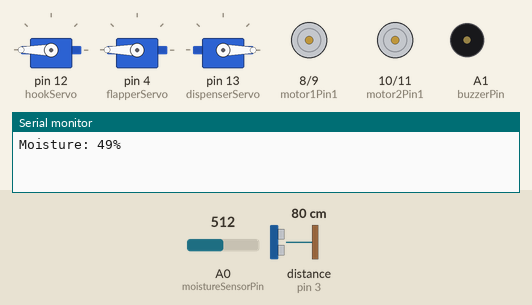
Bench run of a sketch on a simulated Arduino Uno, built with avr-gcc and run on an emulated ATmega328P. Parts: 3 × servo, motor-driver pin pairs drawn as motors (green arrow = first pin HIGH = forward, orange = second pin HIGH = backward, longer = more drive, scaled by the enable pin), buzzer (waves = sounding), the last lines printed to the serial monitor. Wiring (inferred from the names in the program): ultrasonic range finder: trigger pin 2; echo pin 3. The test bench sets the inputs (shaded band); at power-on: distance to the obstacle (sensor on pin 3) 80 cm, A0 (moistureSensorPin) = 512. The echo pulse lasts 58.3 µs per cm.

Above: at 1.6 s.
1.7 s: distance to the obstacle (sensor on pin 3) set to 34 cm
At 5.0 s:
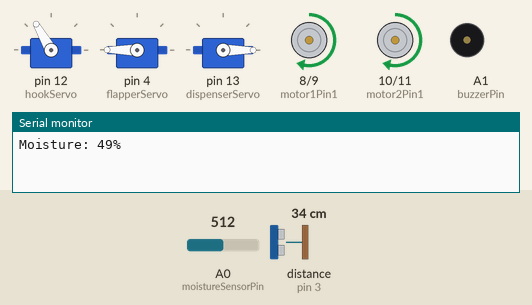
11.6 s: distance to the obstacle (sensor on pin 3) set to 28 cm
At 12.26 s:
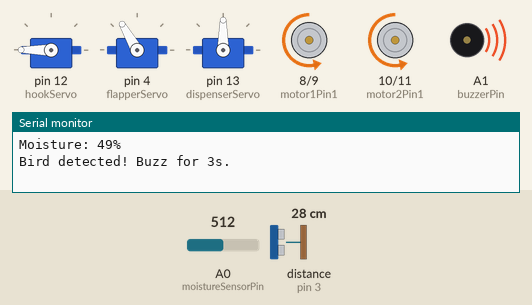
15.1 s: A0 (moistureSensorPin) set to 810
27.1 s: A0 (moistureSensorPin) set to 832
30.6 s: A0 (moistureSensorPin) set to 716
At 37.6 s:
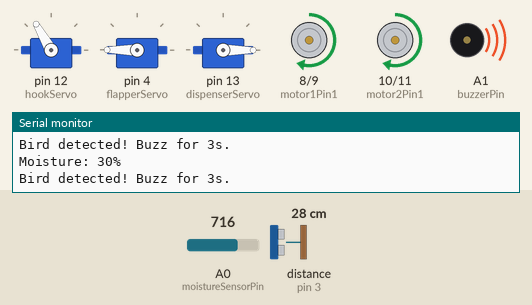
Timing chart, 0 to 41.7 s (numbered marks = the images above; inputs shaded):
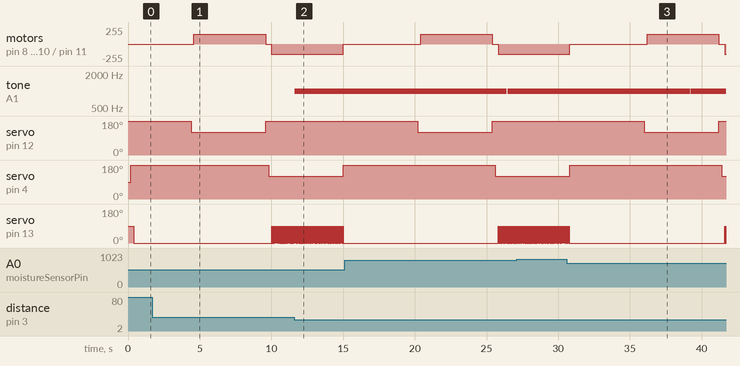

The sketch:

4WD_robot_main.ino
```cpp
// === Combined Robot Sketch (Updated) ===
// Fixes:
// 1) Buzzer only buzzes when ultrasonic detects an object within 30 cm, and
//    distance is checked continuously during operation. Buzz for 3 seconds per detection.
// 2) While moving backward, servo_dispenser oscillates between 0° and 90° at ~3 ms intervals.
//
// Pin definitions preserved.

#include <Servo.h>

// --- From buzzer_module.ino ---
const int trigPin = 2;
const int echoPin = 3;
const int buzzerPin = A1;

// --- From yl_69_sensor_movement_test.ino ---
const int motor1Pin1 = 8;    // IN1 - Left motor pin 1
const int motor1Pin2 = 9;    // IN2 - Left motor pin 2
const int motor2Pin1 = 10;   // IN3 - Right motor pin 1
const int motor2Pin2 = 11;   // IN4 - Right motor pin 2
const int enaPin = 5;        // ENA - Left motor speed
const int enbPin = 6;        // ENB - Right motor speed

const int moistureSensorPin = A0; // YL-69 analog pin

// Calibrations / controls (preserved)
const int DRY_VALUE = 1023;          // dry reading
const int WET_VALUE = 0;             // wet reading
const int MOISTURE_THRESHOLD = 20;    // percentage threshold to trigger
const int MOTOR_SPEED = 150;         // PWM speed (0-255)

// --- From servo files ---
Servo hookServo;      // pin 12, start 180°, "lower" to 120°
Servo flapperServo;   // pin 4,  start 180°, "lower" to 120°
Servo dispenserServo; // pin 13, idle 0°,   "dispense" 0<->90 oscillation

// ---------------- Utility: Motors ----------------
void goForward() {
  // Left motor forward
  digitalWrite(motor1Pin1, HIGH);
  digitalWrite(motor1Pin2, LOW);
  analogWrite(enaPin, MOTOR_SPEED);

  // Right motor forward
  digitalWrite(motor2Pin1, HIGH);
  digitalWrite(motor2Pin2, LOW);
  analogWrite(enbPin, MOTOR_SPEED);
}

void goBackward() {
  // Left motor backward
  digitalWrite(motor1Pin1, LOW);
  digitalWrite(motor1Pin2, HIGH);
  analogWrite(enaPin, MOTOR_SPEED);

  // Right motor backward
  digitalWrite(motor2Pin1, LOW);
  digitalWrite(motor2Pin2, HIGH);
  analogWrite(enbPin, MOTOR_SPEED);
}

void stopCar() {
  // Stop left
  digitalWrite(motor1Pin1, LOW);
  digitalWrite(motor1Pin2, LOW);
  analogWrite(enaPin, 0);
  // Stop right
  digitalWrite(motor2Pin1, LOW);
  digitalWrite(motor2Pin2, LOW);
  analogWrite(enbPin, 0);
}

// ---------------- Utility: Moisture ----------------
int readMoisturePercent() {
  int raw = analogRead(moistureSensorPin);
  int pct = map(raw, DRY_VALUE, WET_VALUE, 0, 100);
  if (pct < 0) pct = 0;
  if (pct > 100) pct = 100;
  return pct;
}

// ---------------- Utility: Ultrasonic & Bird Guard ----------------
long measureDistanceCm() {
  // Trigger the ultrasonic pulse
  digitalWrite(trigPin, LOW);
  delayMicroseconds(2);
  digitalWrite(trigPin, HIGH);
  delayMicroseconds(10);
  digitalWrite(trigPin, LOW);

  // Read echo (timeout ~30ms => ~5m max)
  long duration = pulseIn(echoPin, HIGH, 30000UL);
  if (duration == 0) return 999; // no echo
  long cm = (long)(duration * 0.034f / 2.0f);
  return cm;
}

// Non-blocking buzzer controller: buzzes for 3s when an object is <= 30cm
void updateBirdGuard() {
  static bool buzzing = false;
  static unsigned long buzzEndMs = 0;
  static unsigned long lastMeasureMs = 0;

  unsigned long now = millis();

  // End buzzing after 3 seconds
  if (buzzing && now >= buzzEndMs) {
    noTone(buzzerPin);
    buzzing = false;
  }

  // Limit distance sampling to ~60 ms intervals
  if (now - lastMeasureMs >= 60) {
    lastMeasureMs = now;
    long dcm = measureDistanceCm();
    // Uncomment to see live distance:
    // Serial.print("Dist: "); Serial.print(dcm); Serial.println(" cm");

    if (!buzzing && dcm > 0 && dcm <= 30) {
      // Start buzzing
      tone(buzzerPin, 1000);
      buzzing = true;
      buzzEndMs = now + 3000UL;
      Serial.println("Bird detected! Buzz for 3s.");
    }
  }
}

// ---------------- Functions (converted from separate files) ----------------

// Hook servo controls (from servo_hook.ino)
void hook_set_start() {        // 180°
  hookServo.write(180);
  delay(200);
}

void hook_lower() {            // 120°
  hookServo.write(120);
  delay(200);
}

void hook_raise() {            // 180°
  hookServo.write(180);
  delay(200);
}

// Flapper servo controls (from servo_flapper.ino)
void flapper_set_start() {     // 180°
  flapperServo.write(180);
  delay(200);
}

void flapper_lower() {         // 120°
  flapperServo.write(120);
  delay(200);
}

void flapper_raise() {         // 180°
  flapperServo.write(180);
  delay(200);
}

// Dispenser servo action (updated to fast oscillation control in backward move)
void dispenser_to_0() { dispenserServo.write(0); }
void dispenser_to_90() { dispenserServo.write(90); }

// ---------------- Movement helpers with continuous checks ----------------
void moveForwardFor(unsigned long ms) {
  unsigned long t0 = millis();
  goForward();
  while (millis() - t0 < ms) {
    updateBirdGuard();
    delay(2); // small yield
  }
  stopCar();
}

void moveBackwardForWithDispense(unsigned long ms) {
  unsigned long t0 = millis();
  unsigned long lastToggle = millis();
  bool at90 = false;
  goBackward();
  // initialize dispenser to 0 at start
  dispenser_to_0();

  while (millis() - t0 < ms) {
    updateBirdGuard();

    // Oscillate 0 <-> 90 every ~3 ms
    if (millis() - lastToggle >= 3) {
      if (at90) {
        dispenser_to_0();
      } else {
        dispenser_to_90();
      }
      at90 = !at90;
      lastToggle = millis();
    }

    // small yield to avoid starving other tasks
    delay(1);
  }

  stopCar();
  dispenser_to_0(); // return to 0° at end
}

// ---------------- Setup & Loop ----------------
void setup() {
  Serial.begin(9600);

  // Buzzer/ultrasonic pins (kept same)
  pinMode(trigPin, OUTPUT);
  pinMode(echoPin, INPUT);
  pinMode(buzzerPin, OUTPUT);

  // Motor pins
  pinMode(motor1Pin1, OUTPUT);
  pinMode(motor1Pin2, OUTPUT);
  pinMode(motor2Pin1, OUTPUT);
  pinMode(motor2Pin2, OUTPUT);
  pinMode(enaPin, OUTPUT);
  pinMode(enbPin, OUTPUT);

  // Servos (kept same pins)
  hookServo.attach(12);       // servo_hook.ino
  flapperServo.attach(4);     // servo_flapper.ino
  dispenserServo.attach(13);  // servo_dispenser.ino

  // Initialize servos to their "start" positions per originals
  hook_set_start();           // 180°
  flapper_set_start();        // 180°
  dispenser_to_0();           // idle 0°

  stopCar();
}

void loop() {
  // 1) Wait until soil moisture percentage >= 5 (per yl_69_sensor_movement_test.ino)
  int moisturePct = readMoisturePercent();
  Serial.print("Moisture: ");
  Serial.print(moisturePct);
  Serial.println("%");

  while (moisturePct < MOISTURE_THRESHOLD) {
    updateBirdGuard();   // keep bird guard active even while waiting
    delay(200);
    moisturePct = readMoisturePercent();
    Serial.print("Moisture: ");
    Serial.print(moisturePct);
    Serial.println("%");
  }

  // Optional settle time can be inserted here if desired:
   delay(4000);

  // 2) Lower the hook servo (servo_hook angles)
  hook_lower();

  // 3) Move forward for 5 seconds with continuous bird-guard checking
  moveForwardFor(5000UL);

  // 4) Retract the hook servo
  hook_raise();

  // 5) Lower the flapper servo (servo_flapper angles)
  flapper_lower();

  // 6) Move backward for 5 seconds, with dispenser oscillating at ~3 ms
  moveBackwardForWithDispense(5000UL);

  // 7) Return flapper to original position
  flapper_raise();

  // Short pause before next cycle
  delay(1000);
}
```

Measured:
- the behaviour switches between 32 and 31 cm on distance to the obstacle (sensor on pin 3) (found by bisection; images 1 and 2)
- after the input at 11.6 s, tone on A1 (buzzerPin): silent → 1000 Hz at once
- after the input at 30.6 s, tone on A1 (buzzerPin): 1000 Hz → silent after 8.6 s, → 1000 Hz 0.02 s later; servo on pin 12 (hookServo): 180° → 120° after 5.4 s, → 180° 5.2 s later
